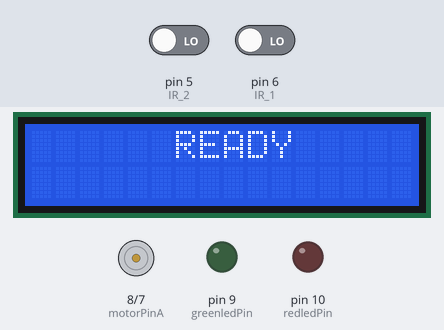
Simulated run of this sketch. Board: Arduino Uno, built with avr-gcc and run on an emulated ATmega328P. Shown: 16×2 character LCD, motor-driver pin pairs drawn as motors (green arrow = first pin HIGH = forward, orange = second pin HIGH = backward, longer = more drive), output pins drawn as LEDs (lit = HIGH). Inputs (shaded band) come from the test bench; at power-on: pin 5 (IR_2) LOW, pin 6 (IR_1) LOW.

Above: at 9.3 s.
9.4 s: pin 5 (IR_2) driven HIGH
At 10.6 s:
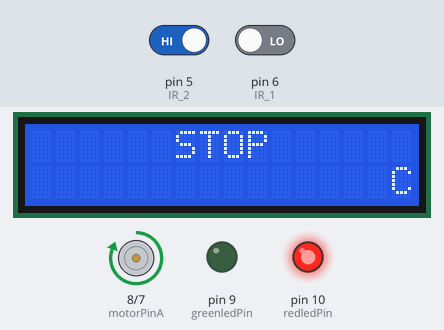
12.4 s: pin 5 (IR_2) driven LOW
At 13.4 s:
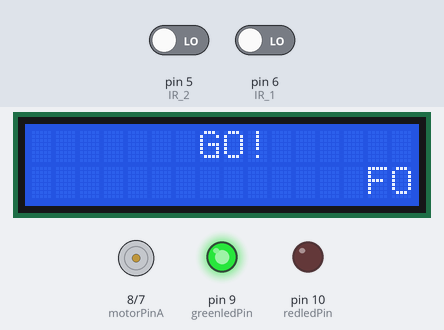
14.1 s: pin 6 (IR_1) driven HIGH
At 16.8 s:
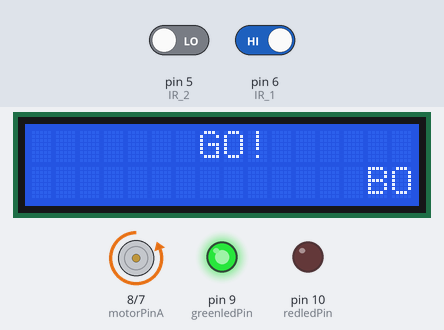
17.1 s: pin 6 (IR_1) driven LOW
At 18.1 s:
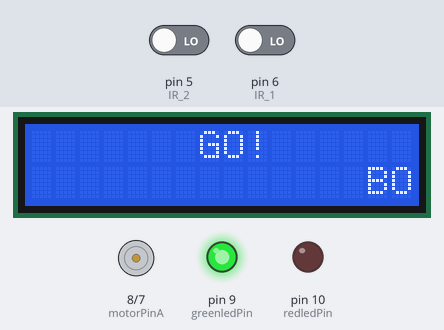
Timing chart, 0 to 19.8 s (numbered marks = the images above; inputs shaded):
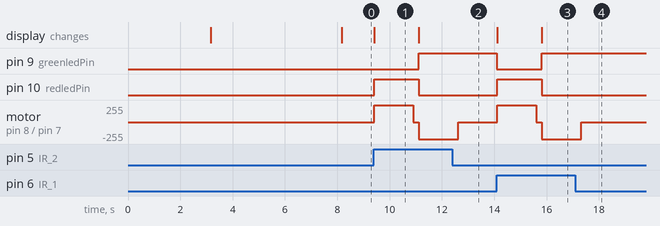

The sketch:

Auto-Traffic-Ctrl.ino
```cpp
//Library version:1.1
#include <Wire.h>
#include <LiquidCrystal_I2C.h>

LiquidCrystal_I2C lcd(0x27, 16, 2); // set the LCD address to 0x27 for a 16 chars and 2 line display


// GPIO pins

#define redledPin 10 // led's pins
#define greenledPin 9
#define motorPinA 8 // digital pin 8, L239D IC signal
#define motorPinB 7
#define IR_1 6  // IR proximity sensors
#define IR_2 5

// Variables

int IR_1State = 0;  // to store the IR sensor values
int IR_2State = 0;

int IR_Count = 0;  // to count the valus for IR sensore (Bidirectional)

void setup() {

  Serial.begin(9600); // at 9600 baud rate

  // Initialize the lcd
  lcd.init();
  lcd.init();
  lcd.backlight();

  // Print a message to the LCD.
  lcd.clear();
  lcd.setCursor(4, 0);
  lcd.print("AUTOMATIC");
  delay(3000);
  lcd.clear();
  lcd.setCursor(2, 0);
  lcd.print("RAILWAY GATE");
  lcd.setCursor(1, 1);
  lcd.print("CONTROL SYSYTEM");

  pinMode(redledPin, OUTPUT);
  pinMode(greenledPin, OUTPUT);
  pinMode(motorPinA, OUTPUT);
  pinMode(motorPinB, OUTPUT);

  pinMode(IR_1, INPUT);
  pinMode(IR_2, INPUT);

  delay(5000);
  lcd.clear();
  lcd.setCursor(6, 0);
  lcd.print("READY");


}

void loop() {

  // read the state of the IR sensores:

  IR_1State = digitalRead(IR_1);
  IR_2State = digitalRead(IR_2);


  //*****************************CONTROL STRUCTURE********************************


  // check if :

  if (IR_1State == HIGH || IR_2State == HIGH) { // whenever train enter , both side -> CLOSE

    if (IR_Count == 0) {

      // turn OFF:
      digitalWrite(greenledPin, LOW);

      // Print a message to the LCD.
      lcd.clear();
      lcd.setCursor(6, 0);
      lcd.print("STOP");
      lcd.setCursor(15, 1); // indication (FC -> forward CLOSE)
      lcd.print("C");


      // turn ON:
      digitalWrite(redledPin, HIGH);
      digitalWrite(motorPinA, HIGH);
      delay(1500); // time, motor takes to close the Barrier Gate
      digitalWrite(motorPinA, LOW);
      delay(200);

      IR_Count = 1 ; // change varible value
      IR_1State = LOW; // change state
      IR_2State = LOW; // change state

    }
  }


  if (IR_Count == 1) { // whenever train exit,  IR_1 High, then IR_2 high -> OPEN

    if (IR_2State == HIGH) {

      // turn OFF:
      digitalWrite(redledPin, LOW);


      // Print a message to the LCD.
      lcd.clear();
      lcd.setCursor(7, 0);
      lcd.print("GO!");
      lcd.setCursor(14, 1); // indication
      lcd.print("FO"); // (Forward open -> IR_1 to IR_2)

      // turn ON:
      digitalWrite(greenledPin, HIGH);
      digitalWrite(motorPinB, HIGH);
      delay(1500); // time, motor takes to open the Barrier Gate
      digitalWrite(motorPinB, LOW);
      delay(200);

      IR_Count = 0 ; // change varible value

    }
  }


  if (IR_Count == 1) { // whenever train exit,  IR_2 High, then IR_1 high -> OPEN

    if (IR_1State == HIGH) {

      // turn OFF:
      digitalWrite(redledPin, LOW);


      // Print a message to the LCD.
      lcd.clear();
      lcd.setCursor(7, 0);
      lcd.print("GO!");
      lcd.setCursor(14, 1); // indication
      lcd.print("BO");  // (Backward open -> IR_2 to IR_1)

      // turn ON:
      digitalWrite(greenledPin, HIGH);
      digitalWrite(motorPinB, HIGH);
      delay(1500); // time, motor takes to open the Barrier Gate
      digitalWrite(motorPinB, LOW);
      delay(200);

      IR_Count = 0 ; // change varible value

    }
  }

}
```

Measured:
- after the input at 9.4 s, pin 9 (greenledPin): LOW → HIGH after 1.7 s; pin 10 (redledPin): LOW → HIGH at once, → LOW 1.7 s later; motor on pin 8 (motorPinA) / pin 7 (motorPinB): stopped → forward 255/255 at once, → stopped 1.5 s later, → backward 255/255 0.21 s later; the display: changes at once (image 1)
- after the input at 12.4 s, pin 9 (greenledPin): stays HIGH (without the input it goes to LOW after 0.42 s); pin 10 (redledPin): stays LOW (without the input it goes to HIGH after 0.43 s); motor on pin 8 (motorPinA) / pin 7 (motorPinB): goes on until 12.6 s, then stays stopped
- after the input at 14.1 s, pin 9 (greenledPin): HIGH → LOW at once, → HIGH 1.7 s later; pin 10 (redledPin): LOW → HIGH at once, → LOW 1.7 s later; motor on pin 8 (motorPinA) / pin 7 (motorPinB): stopped → forward 255/255 at once, → stopped 1.5 s later, → backward 255/255 0.21 s later; the display: first changes at once (image 3 shows a later state)
- after the input at 17.1 s, pin 9 (greenledPin): stays HIGH (without the input it goes to LOW after 0.42 s); pin 10 (redledPin): stays LOW (without the input it goes to HIGH after 0.43 s); motor on pin 8 (motorPinA) / pin 7 (motorPinB): goes on until 17.3 s, then stays stopped
- what the display in image 1 shows lasts 1.7 s, from 9.4 s to 11.1 s
